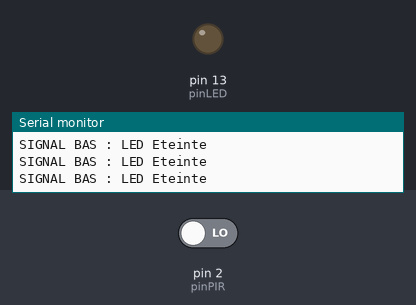
Recording of a sketch running on a simulated Arduino Uno, built with avr-gcc and run on an emulated ATmega328P. Shown: output pins drawn as LEDs (lit = HIGH), the last lines printed to the serial monitor. The test bench sets the inputs (shaded band); at power-on: pin 2 (pinPIR) LOW.

Above: at 1.2 s.
1.3 s: pin 2 (pinPIR) driven HIGH
At 2.0 s:
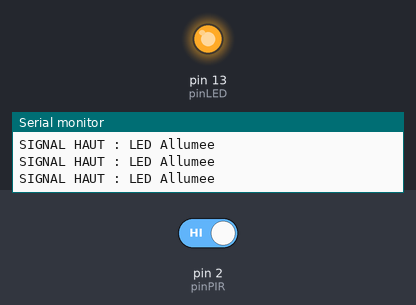
2.8 s: pin 2 (pinPIR) driven LOW
At 3.3 s:
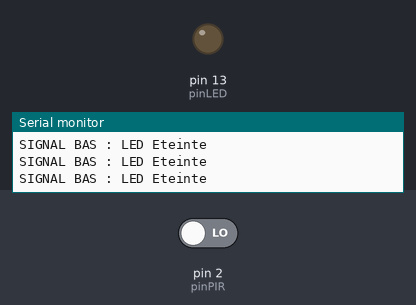
Timing chart, 0 to 5.8 s (numbered marks = the images above; inputs shaded):
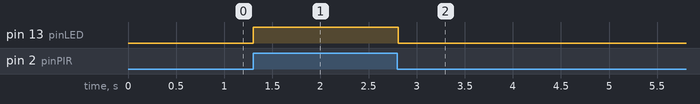

Measured:
- after the input at 1.3 s, pin 13 (pinLED): LOW → HIGH at once
- after the input at 2.8 s, pin 13 (pinLED): HIGH → LOW at once

The sketch:

Ex2_PIR_LED.ino
```cpp
const int pinPIR = 2;
const int pinLED = 13;

void setup() {
  pinMode(pinPIR, INPUT);
  pinMode(pinLED, OUTPUT);
  Serial.begin(9600);
  Serial.println("Observation de la duree d allumage...");
}

void loop() {
  int etat = digitalRead(pinPIR);
  if (etat == HIGH) {
    digitalWrite(pinLED, HIGH);
    Serial.println("SIGNAL HAUT : LED Allumee");
  } else {
    digitalWrite(pinLED, LOW);
    Serial.println("SIGNAL BAS : LED Eteinte");
  }
  delay(100);
}
```
